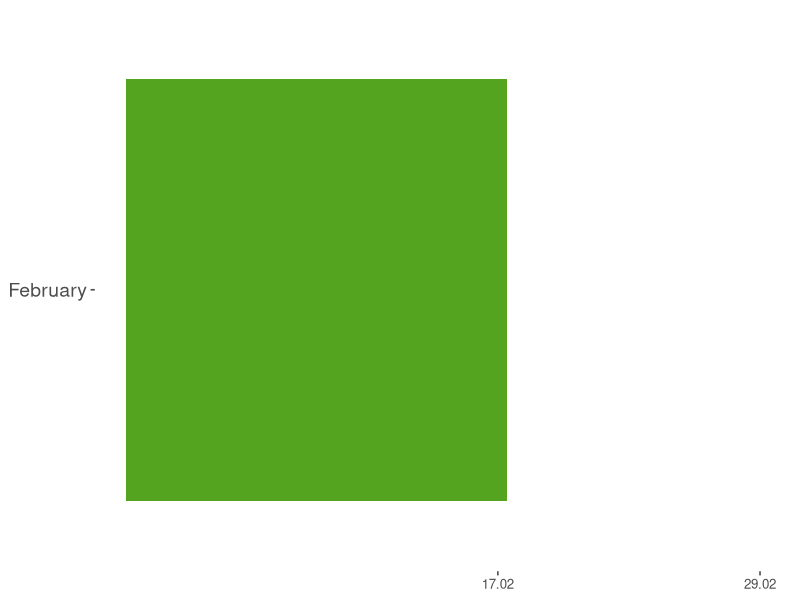

Write the R code that produced this figure.
# R simple bullet chart

library(ggplot2)
library(lubridate)
library(ggthemes)
# Difference between real progress and planned

Today <- as.Date("2016-02-17")
LastDayofMonth <- ceiling_date(Today, "month")-1

# performance according to plan (percent)

Performance <- 0.60

progress <- Performance  - as.numeric(format(Today,"%d"))/as.numeric(format(LastDayofMonth,"%d"))

# set color of bar

if (progress> - 0.05) {
  fill_progress = "#54a41f"  #green
} else { 
    if (progress> - 0.20) {
      fill_progress = "#e8b202" # yellow
    } else {
      fill_progress = "#ea2134" # red
    }
  }




df <- data.frame( month = c("February"),
                  Performance = c(Performance*100))



ggplot(df, aes(y = Performance, x = month)) + 
  geom_bar(stat = "identity", fill = fill_progress) +
  theme_few() +
  theme(panel.border = element_blank(),
        axis.text.y   = element_text(size=14),
        axis.title.y  = element_blank(),
        axis.title.x  = element_blank(),
        legend.position="none") +
  scale_y_continuous(breaks = c(as.numeric(format(Today,"%d"))/as.numeric(format(LastDayofMonth,"%d"))*100,
                                100),
                     labels = c(format(Today,"%d.%m"),
                                format(LastDayofMonth,"%d.%m"))) +
  coord_flip(ylim = c(0,100)) 
  

